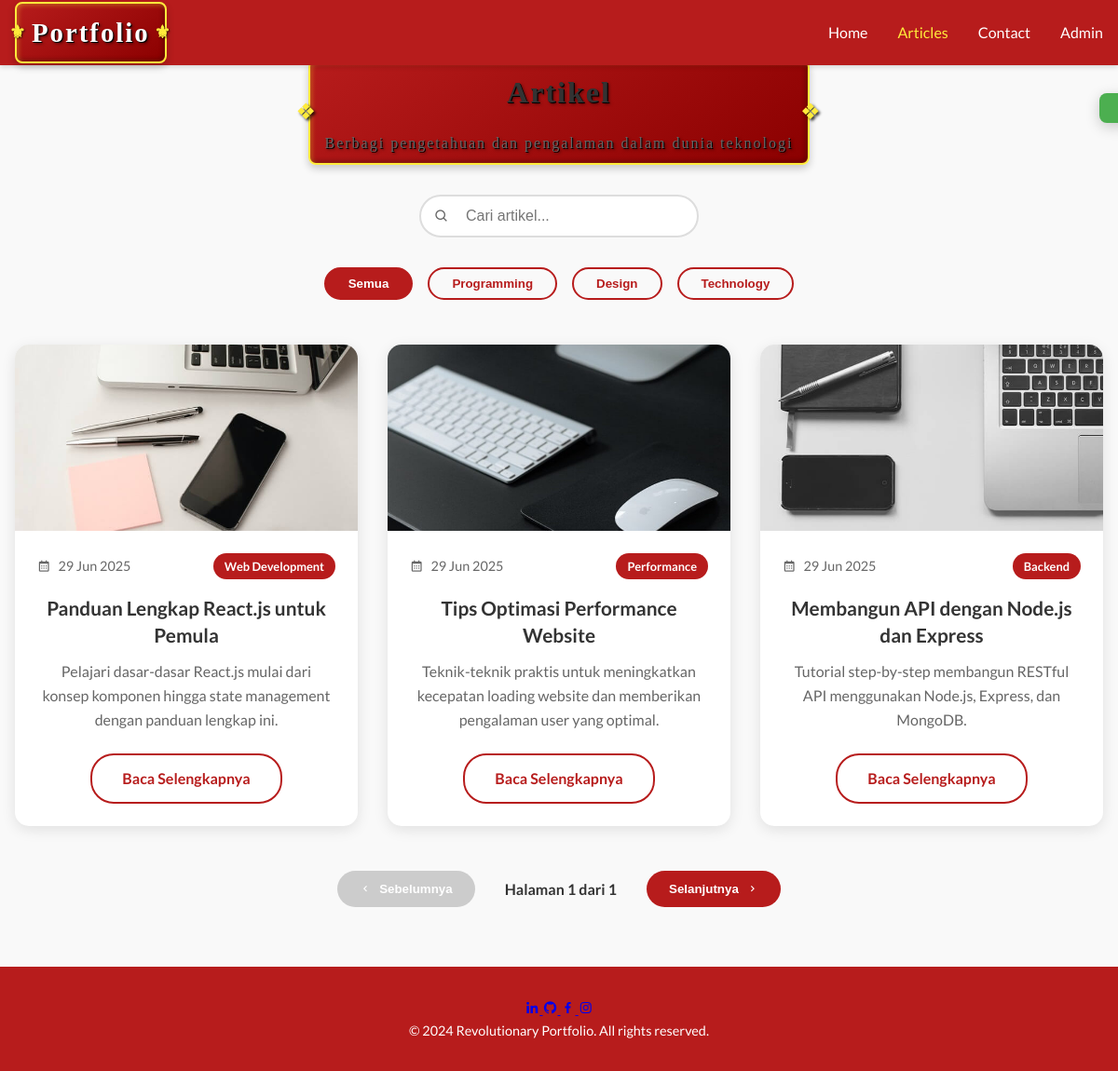
The app's page /articles.php with its own data.
### tables this page shows
CREATE TABLE articles (
        id INTEGER PRIMARY KEY AUTOINCREMENT,
        title TEXT NOT NULL,
        content TEXT NOT NULL,
        excerpt TEXT,
        category TEXT NOT NULL,
        image_url TEXT,
        created_at DATETIME DEFAULT CURRENT_TIMESTAMP,
        updated_at DATETIME DEFAULT CURRENT_TIMESTAMP
    );

### articles.php (the view, shortened to what this page needs)
<?php include 'header.php'; ?>
<section class="section articles">
    <div class="container">
        <div class="section-title">
            <h2>Artikel</h2>
            <p>Berbagi pengetahuan dan pengalaman dalam dunia teknologi</p>
        </div>
        <div class="search-container">
            <div class="search-box">
                <i class="bx bx-search"></i>
                <input type="text" id="searchInput" placeholder="Cari artikel...">
            </div>
            <div class="filter-tags">
                <button class="tag-filter active" data-tag="all">Semua</button>
                <button class="tag-filter" data-tag="programming">Programming</button>
                <button class="tag-filter" data-tag="design">Design</button>
                <button class="tag-filter" data-tag="technology">Technology</button>
            </div>
        </div>
        <div class="articles-grid">
            <?php
            require_once 'database/init_db.php';
            try {
                $stmt = $pdo->query("SELECT * FROM articles ORDER BY created_at DESC");
                while ($article = $stmt->fetch()) {
                    ?>
                    <article class="article-card">
                        <div class="article-image">
                            <img src="<?php echo htmlspecialchars($article['image_url']); ?>"
                                 alt="<?php echo htmlspecialchars($article['title']); ?>">
                        </div>
                        <div class="article-content">
                            <div class="article-meta">
                                <span class="article-date">
                                    <i class="bx bx-calendar"></i>
                                    <?php echo date('d M Y', strtotime($article['created_at'])); ?>
                                </span>
                                <span class="article-tag"><?php echo htmlspecialchars($article['category']); ?></span>
                            </div>
                            <h3><?php echo htmlspecialchars($article['title']); ?></h3>
                            <p class="article-excerpt"><?php echo htmlspecialchars($article['excerpt']); ?></p>
                            <a href="article.php?id=<?php echo $article['id']; ?>" class="btn btn-outline">Baca Selengkapnya</a>
                        </div>
                    </article>
                    <?php
                }
            } catch (PDOException $e) {
                echo "Error: " . $e->getMessage();
            }
            ?>
        </div>
        <div class="pagination">
            <button class="pagination-btn" id="prevPage" disabled>
                <i class="bx bx-chevron-left"></i> Sebelumnya
            </button>
            <span class="page-info">Halaman <span id="currentPage">1</span> dari <span id="totalPages">1</span></span>
            <button class="pagination-btn" id="nextPage">
                Selanjutnya <i class="bx bx-chevron-right"></i>
            </button>
        </div>
    </div>
</section>
<div class="notification" id="notification"></div>
<?php include 'footer.php'; ?>

### records on screen
articles: image_url (picture), created_at "29 Jun 2025", category "Web Development", title "Panduan Lengkap React.js untuk Pemula", excerpt "Pelajari dasar-dasar React.js mulai dari konsep komponen hingga state management dengan panduan lengkap ini."
articles: image_url (picture), created_at "29 Jun 2025", category "Performance", title "Tips Optimasi Performance Website", excerpt "Teknik-teknik praktis untuk meningkatkan kecepatan loading website dan memberikan pengalaman user yang optimal."
articles: image_url (picture), created_at "29 Jun 2025", category "Backend", title "Membangun API dengan Node.js dan Express", excerpt "Tutorial step-by-step membangun RESTful API menggunakan Node.js, Express, dan MongoDB."
